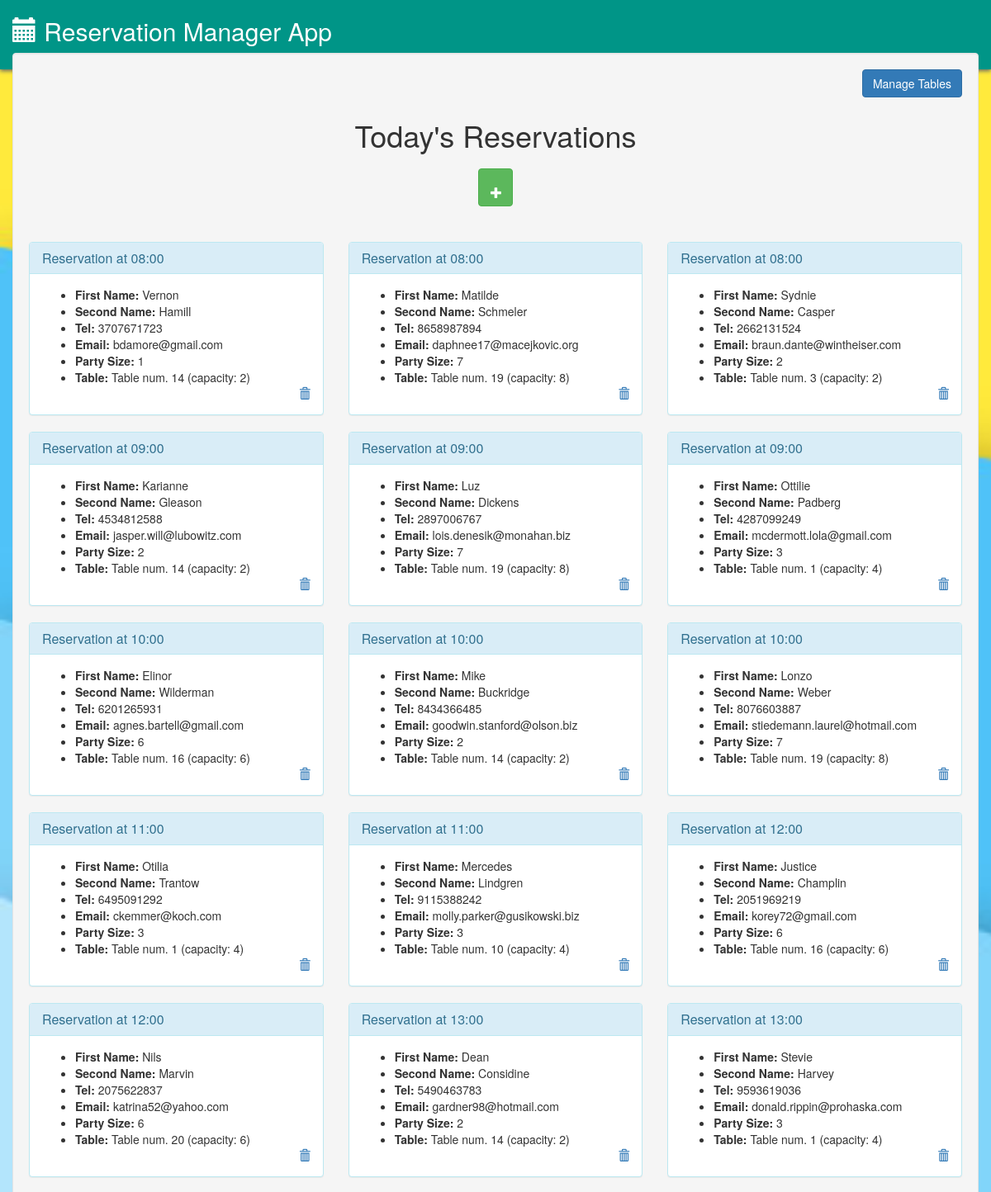
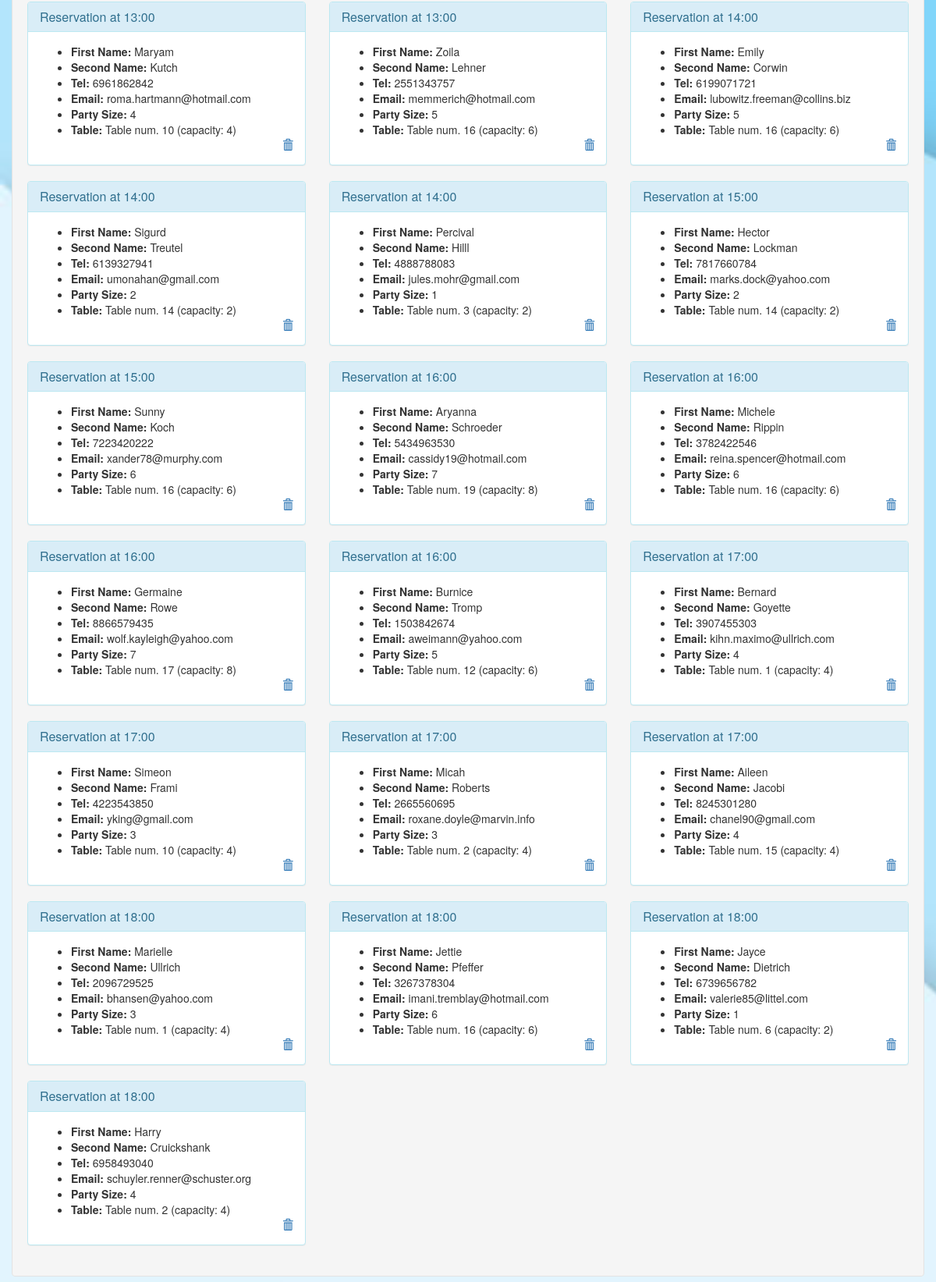
The page /index.php/reservation/owner_view on the database its author committed (2 pictures, top to bottom).
### tables this page shows
CREATE TABLE `customer` (
  `id` int(11) NOT NULL AUTO_INCREMENT,
  `first_name` varchar(25) NOT NULL,
  `last_name` varchar(25) NOT NULL,
  `email` varchar(80) NOT NULL,
  `tel` varchar(25) NOT NULL,
  PRIMARY KEY (`id`)
);

### application/controllers/Reservation.php (called while the page is built, shortened)
<?php
class Reservation extends CI_Controller {
	public function __construct(){
	  $this->load->model('reservation_model');
	  $this->load->helper('date');
	  $this->load->helper('url');
	}
	public function owner_view(){
	  $data['reservations']=$this->reservation_model->get_today();
    usort($data['reservations'], 'sort_time');
	  $data['base_url']=base_url();
	  $this->load->view('templates/header', $data);
	  $this->load->view('reservation/owner_view', $data);
	  $this->load->view('templates/footer');
	}
}

### index.php (called while the page is built, shortened)
<?php
require_once BASEPATH.'core/CodeIgniter.php';

### application/models/Reservation_model.php (called while the page is built, shortened)
<?php
class Reservation_model extends CI_Model {
  public function get_today(){
    $today_start=strtotime(8 . ':00:00');
    $today_end=strtotime('+12 hours', $today_start);
    $res_query=$this->db->get_where('reservation', [
      'start >='=>$today_start,
      'end <='=>$today_end
    ]);
    $result=[];
    foreach ($res_query->result_array() as $res_row){
      $cus_query=$this->db->get_where('customer', ['id'=>$res_row['customer_id']]);
      $tab_query=$this->db->get_where('physical_table', ['id'=>$res_row['table_id']]);
      array_push($result, [
        'res_id'=>$res_row['id'],
        'size'=>$res_row['size'],
        'reservation_id'=>$res_row['id'],
        'table_id'=>$res_row['table_id'],
        'customer_id'=>$res_row['customer_id'],
        'start_time'=>date('H:i', $res_row['start']),
        'end_time'=>$res_row['end'],
        'table_name'=>'Table num. '.$tab_query->result_array()[0]['number'].' (capacity: '.$tab_query->result_array()[0]['size'].')',
        'customer_fname'=>$cus_query->result_array()[0]['first_name'],
        'customer_lname'=>$cus_query->result_array()[0]['last_name'],
        'customer_phone'=>$cus_query->result_array()[0]['tel'],
        'customer_email'=>$cus_query->result_array()[0]['email']
      ]);
    }
    return $result;
  }
}

### application/views/reservation/owner_view.php (the view, shortened to what this page needs)
<div class='container-fluid'>
  <div class='row'>
    <div class='col-xs-12'>
      <div class='well owner_panel'>
        <a href='<?php echo $base_url?>index.php/table/table_view' class="btn btn-raised btn-primary pull-right">Manage Tables</a><br><br>
        <h1 class='text-center'>Today's Reservations</h1>
        <h2 class='text-center'>
          <a href='<?php echo $base_url?>index.php/reservation/customer_view' class="btn btn-success btn-fab"><span style='margin: 14px 0 0 2px'class="glyphicon glyphicon-plus"></span></a><br><br>
        </h2>
        <div class='row'>
        <?php foreach ($reservations as $res): ?>
          <div class='col-xs-12 col-sm-6 col-md-4 col-lg-4'>
            <div class="panel panel-info">
              <div class="panel-heading">
                <h3 class="panel-title">Reservation at <?php echo $res['start_time']?></h3>
              </div>
              <div class="panel-body">
                <ul>
                  <li><b>First Name:</b> <?php echo $res['customer_fname']?></li>
                  <li><b>Second Name:</b> <?php echo $res['customer_lname']?></li>
                  <li><b>Tel:</b> <?php echo $res['customer_phone']?> </li>
                  <li><b>Email:</b> <?php echo $res['customer_email']?> </li>
                  <li><b>Party Size:</b> <?php echo $res['size']?> </li>
                  <li><b>Table:</b> <?php echo $res['table_name']?></li>
                  <a class='pull-right' href='#'><span class='glyphicon glyphicon-trash' data-toggle="modal" data-target="#myModal<?php echo $res['res_id']?>"></span></a>
                </ul>
              </div>
            </div>
          </div>
        <?php endforeach; ?>
        </div>
      </div>
    </div>
  </div>
</div>

### application/views/templates/header.php (shortened to what this page needs)
<!DOCTYPE html>
<html lang="en">
<head>
  <link rel="stylesheet" type="text/css" href="//maxcdn.bootstrapcdn.com/bootstrap/3.3.6/css/bootstrap.min.css">
  <link rel="stylesheet" type="text/css" href="https://cdnjs.cloudflare.com/ajax/libs/bootstrap-material-design/0.5.9/css/bootstrap-material-design.min.css">
  <link rel="stylesheet" type="text/css" href="https://cdnjs.cloudflare.com/ajax/libs/bootstrap-material-design/0.5.9/css/ripples.min.css">
  <link rel="stylesheet" type="text/css" href="../../assets/css/style.css">
</head>
<body>
<div class='container-fluid'>
  <div class='row'>
    <div class='hidden-xs col-sm-12 text-left app_header'>
      <h2><span class='glyphicon glyphicon-calendar'></span> Reservation Manager App </h2><br>
    </div>
  </div>
</div>

### assets/css/style.css (style rules this page uses)
body { background-image: url('../img/mb-bg-fb-04.jpg'); background-color: #eee; background-size: cover; background-attachment: fixed; }
.app_header { background-color: #009587; color: #fff; margin-bottom: -55px; box-shadow: 0px 2px 5px #666; z-index: -1; }
.owner_panel { margin-top: 35px; }

### rows shown on the page
customer: start_time "08:00", first_name "Vernon", last_name "Hamill", tel "3707671723", email "bdamore@gmail.com", size "1", table_name "Table num. 14 (capacity: 2)"
customer: start_time "08:00", first_name "Matilde", last_name "Schmeler", tel "8658987894", email "daphnee17@macejkovic.org", size "7", table_name "Table num. 19 (capacity: 8)"
customer: start_time "08:00", first_name "Sydnie", last_name "Casper", tel "2662131524", email "braun.dante@wintheiser.com", size "2", table_name "Table num. 3 (capacity: 2)"
customer: start_time "09:00", first_name "Karianne", last_name "Gleason", tel "4534812588", email "jasper.will@lubowitz.com", size "2", table_name "Table num. 14 (capacity: 2)"
customer: start_time "09:00", first_name "Luz", last_name "Dickens", tel "2897006767", email "lois.denesik@monahan.biz", size "7", table_name "Table num. 19 (capacity: 8)"
customer: start_time "09:00", first_name "Ottilie", last_name "Padberg", tel "4287099249", email "mcdermott.lola@gmail.com", size "3", table_name "Table num. 1 (capacity: 4)"
customer: start_time "10:00", first_name "Elinor", last_name "Wilderman", tel "6201265931", email "agnes.bartell@gmail.com", size "6", table_name "Table num. 16 (capacity: 6)"
customer: start_time "10:00", first_name "Mike", last_name "Buckridge", tel "8434366485", email "goodwin.stanford@olson.biz", size "2", table_name "Table num. 14 (capacity: 2)"
customer: start_time "10:00", first_name "Lonzo", last_name "Weber", tel "8076603887", email "stiedemann.laurel@hotmail.com", size "7", table_name "Table num. 19 (capacity: 8)"
customer: start_time "11:00", first_name "Otilia", last_name "Trantow", tel "6495091292", email "ckemmer@koch.com", size "3", table_name "Table num. 1 (capacity: 4)"
customer: start_time "11:00", first_name "Mercedes", last_name "Lindgren", tel "9115388242", email "molly.parker@gusikowski.biz", size "3", table_name "Table num. 10 (capacity: 4)"
customer: start_time "12:00", first_name "Justice", last_name "Champlin", tel "2051969219", email "korey72@gmail.com", size "6", table_name "Table num. 16 (capacity: 6)"
customer: start_time "12:00", first_name "Nils", last_name "Marvin", tel "2075622837", email "katrina52@yahoo.com", size "6", table_name "Table num. 20 (capacity: 6)"
customer: start_time "13:00", first_name "Dean", last_name "Considine", tel "5490463783", email "gardner98@hotmail.com", size "2", table_name "Table num. 14 (capacity: 2)"
customer: start_time "13:00", first_name "Stevie", last_name "Harvey", tel "9593619036", email "donald.rippin@prohaska.com", size "3", table_name "Table num. 1 (capacity: 4)"
customer: start_time "13:00", first_name "Maryam", last_name "Kutch", tel "6961862842", email "roma.hartmann@hotmail.com", size "4", table_name "Table num. 10 (capacity: 4)"
customer: start_time "13:00", first_name "Zoila", last_name "Lehner", tel "2551343757", email "memmerich@hotmail.com", size "5", table_name "Table num. 16 (capacity: 6)"
customer: start_time "14:00", first_name "Emily", last_name "Corwin", tel "6199071721", email "lubowitz.freeman@collins.biz", size "5", table_name "Table num. 16 (capacity: 6)"
customer: start_time "14:00", first_name "Sigurd", last_name "Treutel", tel "6139327941", email "umonahan@gmail.com", size "2", table_name "Table num. 14 (capacity: 2)"
customer: start_time "14:00", first_name "Percival", last_name "Hilll", tel "4888788083", email "jules.mohr@gmail.com", size "1", table_name "Table num. 3 (capacity: 2)"
customer: start_time "15:00", first_name "Hector", last_name "Lockman", tel "7817660784", email "marks.dock@yahoo.com", size "2", table_name "Table num. 14 (capacity: 2)"
customer: start_time "15:00", first_name "Sunny", last_name "Koch", tel "7223420222", email "xander78@murphy.com", size "6", table_name "Table num. 16 (capacity: 6)"
customer: start_time "16:00", first_name "Aryanna", last_name "Schroeder", tel "5434963530", email "cassidy19@hotmail.com", size "7", table_name "Table num. 19 (capacity: 8)"
customer: start_time "16:00", first_name "Michele", last_name "Rippin", tel "3782422546", email "reina.spencer@hotmail.com", size "6", table_name "Table num. 16 (capacity: 6)"
customer: start_time "16:00", first_name "Germaine", last_name "Rowe", tel "8866579435", email "wolf.kayleigh@yahoo.com", size "7", table_name "Table num. 17 (capacity: 8)"
customer: start_time "16:00", first_name "Burnice", last_name "Tromp", tel "1503842674", email "aweimann@yahoo.com", size "5", table_name "Table num. 12 (capacity: 6)"
customer: start_time "17:00", first_name "Bernard", last_name "Goyette", tel "3907455303", email "kihn.maximo@ullrich.com", size "4", table_name "Table num. 1 (capacity: 4)"
customer: start_time "17:00", first_name "Simeon", last_name "Frami", tel "4223543850", email "yking@gmail.com", size "3", table_name "Table num. 10 (capacity: 4)"
customer: start_time "17:00", first_name "Micah", last_name "Roberts", tel "2665560695", email "roxane.doyle@marvin.info", size "3", table_name "Table num. 2 (capacity: 4)"
customer: start_time "17:00", first_name "Aileen", last_name "Jacobi", tel "8245301280", email "chanel90@gmail.com", size "4", table_name "Table num. 15 (capacity: 4)"
customer: start_time "18:00", first_name "Marielle", last_name "Ullrich", tel "2096729525", email "bhansen@yahoo.com", size "3", table_name "Table num. 1 (capacity: 4)"
customer: start_time "18:00", first_name "Jettie", last_name "Pfeffer", tel "3267378304", email "imani.tremblay@hotmail.com", size "6", table_name "Table num. 16 (capacity: 6)"
customer: start_time "18:00", first_name "Jayce", last_name "Dietrich", tel "6739656782", email "valerie85@littel.com", size "1", table_name "Table num. 6 (capacity: 2)"
customer: start_time "18:00", first_name "Harry", last_name "Cruickshank", tel "6958493040", email "schuyler.renner@schuster.org", size "4", table_name "Table num. 2 (capacity: 4)"
